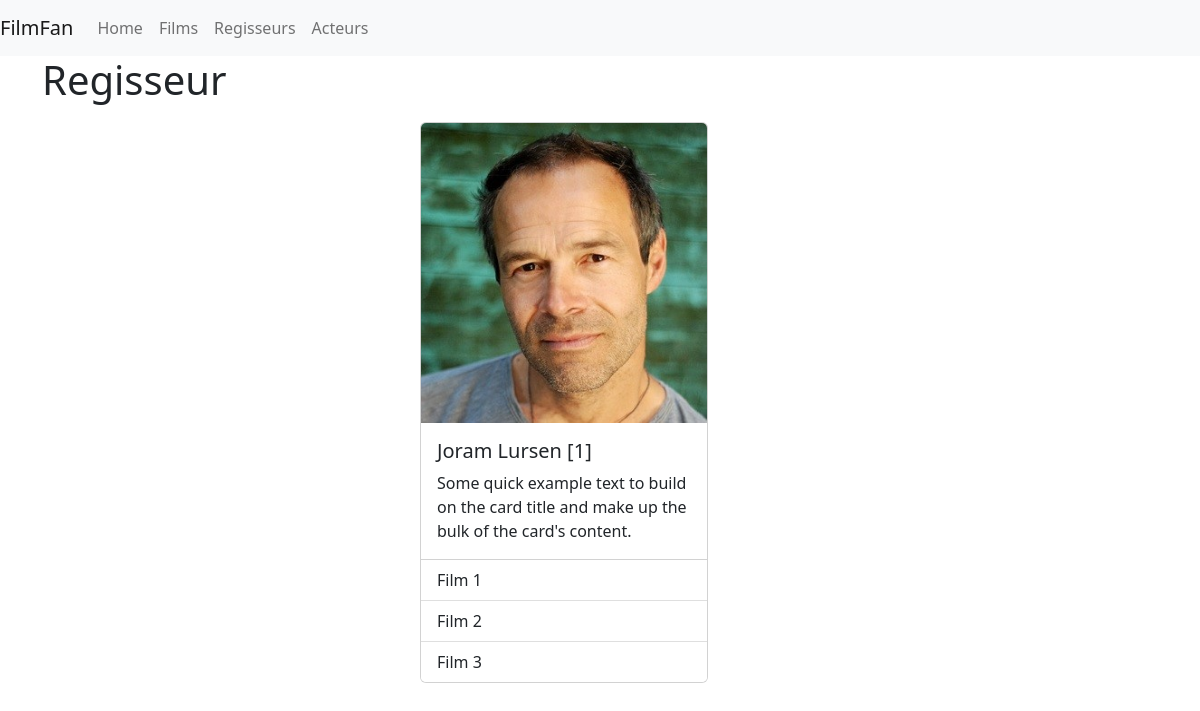
Page /regisseur/1 on the committed database.
### models/regisseur.py (models this page shows)
class Regisseur(db.Model):
    __tablename__ = "regisseur"
    id = db.Column(db.Integer, primary_key=True)
    voornaam = db.Column(db.String, nullable=True)
    achternaam = db.Column(db.String, nullable=True)

### routes/regisseur/regisseur.py (the view)
@regisseur.route("/<id>", methods = ["GET"])
def getRegisseur(id):
  regisseur = Regisseur.query.filter_by(id=id).first()
  return render_template("regisseur.html", regisseurs=regisseur)

### templates/regisseur.html (shortened to what this page needs)
{% extends "layout.html" %}
{% block header %}Regisseur{% endblock %}
{% block body %}
<div class="container">
    <div class="row justify-content-center">
        <div class="col-4" style="padding: 10px">
            <div class="card" style="width: 18rem;">
                <img src="../static/Regisseurs/{{regisseurs.voornaam}}_{{regisseurs.achternaam}}.jpg" height="300px" class="card-img-top" alt="none">
                <div class="card-body">
                    <h5 class="card-title">{{regisseurs.voornaam}} {{regisseurs.achternaam}} [{{regisseurs.id}}]</h5>
                    <p class="card-text">Some quick example text to build on the card title and make up the bulk of the card's content.</p>
                </div>
                <ul class="list-group list-group-flush">
                    <li class="list-group-item">Film 1</li>
                    <li class="list-group-item">Film 2</li>
                    <li class="list-group-item">Film 3</li>
                </ul>
            </div>
        </div>
    </div>
</div>
{% endblock %}

### rows in the picture
Regisseur: voornaam (picture), voornaam "Joram", achternaam "Lursen", id "1"
